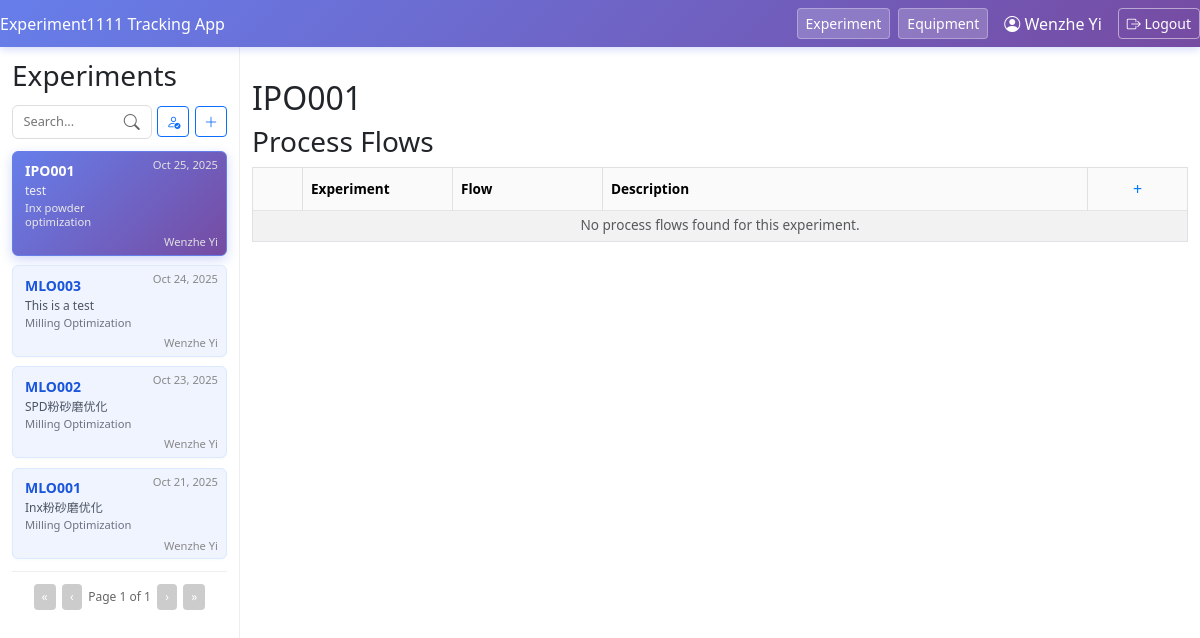
Page /experiment/38/?page=1 (signed in) on the earlier database version.
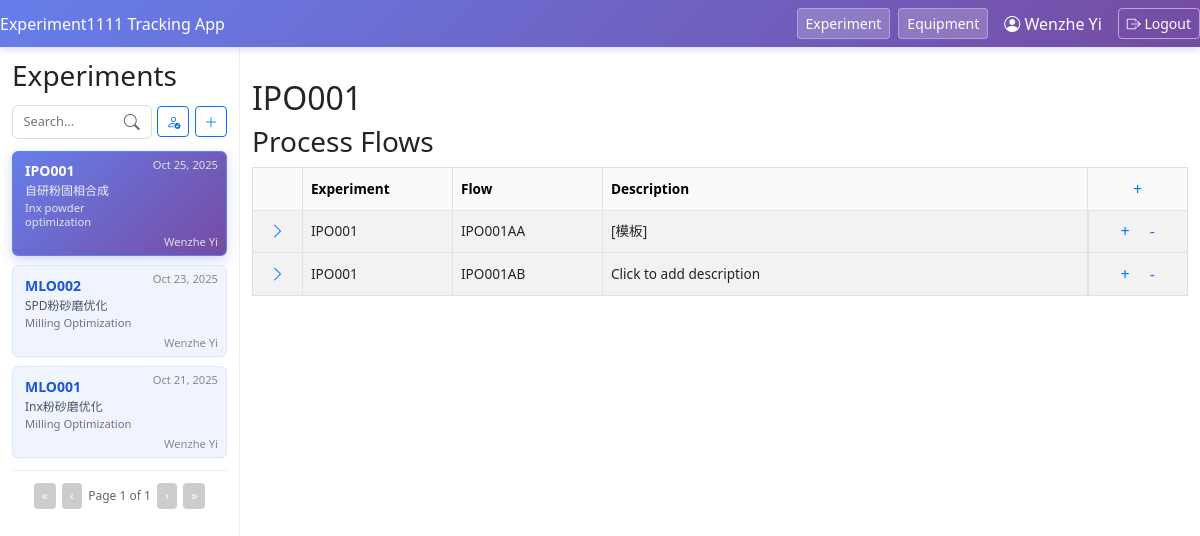
Same page on the later database version.
### experiment_flow/models.py (models this page shows, shortened)
class Exp(models.Model):
    exp_name = models.CharField(max_length = 30)
    exp_description = models.TextField(blank = True, null = True)
    created_on = models.DateTimeField(auto_now_add=True)
    project = models.ForeignKey(Project, on_delete = models.CASCADE, related_name = 'experiment', null = True)
    owner = models.ForeignKey(User, on_delete=models.CASCADE, related_name='experiments')

class Project(models.Model):
    project_name = models.CharField(max_length = 50)
    project_code = models.CharField(max_length = 3, null = True, blank = True)
    group = models.ForeignKey(ResearchGroup, on_delete = models.CASCADE, related_name = 'project', null = True)
    created_on = models.DateTimeField(auto_now_add=True)

class ExpFlow(models.Model):
    flow_name = models.CharField(max_length = 2)
    flow_description = models.TextField(blank = True, null = True)
    exp = models.ForeignKey(Exp, on_delete = models.CASCADE, related_name = 'flow', null = True)
    created_on = models.DateTimeField(auto_now_add=True, null = True)
    full_flow = models.CharField(max_length=35, editable=False, db_index=True, null = True)  # Adding index for faster queries
    @property
    def flow(self):
        """Returns the full flow identifier combining experiment name and flow name"""
        if self.exp:
            return f"{self.exp.exp_name}{self.flow_name}"
        return self.flow_name

### experiment_flow/views.py (the view)
# urls.py: path('experiment/<int:exp_id>/', views.experiment_detail, name='experiment_detail'),
@login_required
def experiment_detail(request, exp_id):
    experiment = Exp.objects.get(id=exp_id)
    flows = ExpFlow.objects.filter(exp=experiment).order_by('created_on')
    available_flow_codes = get_available_flow_codes(experiment)
    search_query = request.GET.get('search', '')
    my_experiments = request.GET.get('my_experiments', '')
    latest_exp = Exp.objects.order_by('-created_on')
    if my_experiments == '1':
        latest_exp = latest_exp.filter(owner=request.user)
    if search_query:
        latest_exp = latest_exp.filter(
            Q(exp_name__icontains=search_query) |
            Q(exp_description__icontains=search_query) |
            Q(project__project_name__icontains=search_query)
        )
    page_number = request.GET.get('page', 1)
    paginator = Paginator(latest_exp, 10)  # 10 experiments per page
    page_obj = paginator.get_page(page_number)
    return render(request, 'experiment_flow/experiment_detail.html', {
        'experiment': experiment,
        'flows': flows,
        'available_flow_codes': available_flow_codes,
        'experiments': page_obj,
        'page_obj': page_obj,
        'search_query': search_query
    })

### experiment_flow/models.py (called while the page is built)
    @property
    def step_num(self):
        step_num = 0
        current = self.parent
        while current:
            if current.flow == self.flow:
                step_num += 1
            current = current.parent   # ✅ move up to the next parent
        return f"{step_num:02d}"

### experiment_flow/views.py (called while the page is built)
def get_available_flow_codes(experiment):
    existing_flows = ExpFlow.objects.filter(exp=experiment).values_list('flow_name', flat=True)
    existing_flows_set = set(existing_flows)
    all_codes = [f"{a}{b}" for a in string.ascii_uppercase for b in string.ascii_uppercase]
    available_codes = [code for code in all_codes if code not in existing_flows_set]
    return available_codes

### experiment_flow/templates/experiment_flow/experiment_detail.html (shortened to what this page needs)
{% extends "experiment_flow/base.html" %}
{% block content %}
<div class="main-section">
    <h2>{{ experiment.exp_name }}</h2>
    <h3>Process Flows</h3>
    <table class="table table-striped table-bordered align-middle">
        <thead class="table-light">
            <tr>
                <th style="width:50px;"></th>
                <th style="width:150px;">Experiment</th>
                <th style="width:150px;">Flow</th>
                <th style="width:auto;">Description</th>
                <th style="width:100px; text-align:center;">
                    <div class="add-flow-dropdown">
                        <button class="add-flow-btn" id="addFlowBtn" title="Add Flow">+</button>
                    </div>
                </th>
            </tr>
        </thead>
        <tbody>
            {% for flow in flows %}
            <tr>
                <td class="text-center">
                    <button type="button" class="btn-no-style expand-btn" data-flow-id="{{ flow.id }}">
                        <i class="bi bi-chevron-right"></i>
                    </button>
                </td>
                <td>{{ experiment.exp_name }}</td>
                <td>{{ flow.full_flow }}</td>
                <td>
                    <span class="flow-desc" data-flow-id="{{ flow.id }}">{{ flow.flow_description|default:"Click to add description" }}</span>
                </td>
                <td class="text-center d-flex justify-content-center gap-1">
                    <button type="button" class="btn-no-style add-step-btn"
                            data-exp-id="{{ experiment.id }}"
                            data-flow-id="{{ flow.id }}"
                            title="Add Step">+</button>
                    <a href="{% url 'delete_flow' experiment.id flow.id %}" class="btn-no-style" title="Delete Flow">-</a>
                </td>
            </tr>
            {% empty %}
            <tr>
                <td colspan="5" class="text-center text-muted">No process flows found for this experiment.</td>
            </tr>
            {% endfor %}
        </tbody>
    </table>
</div>
{% endblock %}

### experiment_flow/templates/experiment_flow/base.html (shortened to what this page needs)
<!DOCTYPE html>
<html lang="en">
<head>
    <link rel="stylesheet" href="https://cdn.jsdelivr.net/npm/bootstrap-icons@1.11.1/font/bootstrap-icons.css">
    <link href="https://cdn.jsdelivr.net/npm/bootstrap@5.3.0/dist/css/bootstrap.min.css" rel="stylesheet">
    <link href="https://cdn.jsdelivr.net/npm/select2@4.1.0-rc.0/dist/css/select2.min.css" rel="stylesheet" />
    <link href="https://cdn.jsdelivr.net/npm/select2-bootstrap-5-theme@1.3.0/dist/select2-bootstrap-5-theme.min.css" rel="stylesheet" />
</head>
<body>
    <div class="navbar">
        <div>Experiment1111 Tracking App</div>
        <div class="ms-auto d-flex gap-2 align-items-center">
            <button onclick="location.href='{% url 'index' %}'" class="btn btn-primary btn-sm">Experiment</button>
            <button onclick="location.href='{% url 'equipment_list' %}'" class="btn btn-primary btn-sm">Equipment</button>
            {% if user.is_authenticated %}
                <span class="text-white mx-2">
                    <i class="bi bi-person-circle"></i>
                    {% if user.first_name and user.last_name %}
                        {{ user.first_name }} {{ user.last_name }}
                    {% else %}
                        {{ user.username }}
                    {% endif %}
                </span>
                <button onclick="location.href='{% url 'logout' %}'" class="btn btn-outline-light btn-sm">
                    <i class="bi bi-box-arrow-right"></i> Logout
                </button>
            {% endif %}
        </div>
    </div>
    <div class="main-layout">
        <div class="sidebar">
            <div class="sidebar-header">
                <h3 style="margin:0;">Experiments</h3>
            </div>
            <div class="search-container">
                <div class="search-wrapper">
                    <form method="get" action="" id="searchForm">
                        <input
                            type="text"
                            name="search"
                            class="search-input"
                            placeholder="Search..."
                            value="{{ search_query|default:'' }}"
                            id="searchInput">
                    </form>
                </div>
                <button onclick="toggleMyExperiments()"
                        class="btn btn-sm {% if request.GET.my_experiments == '1' %}btn-primary{% else %}btn-outline-primary{% endif %}"
                        id="myExpBtn"
                        title="Show only my experiments"
                        style="flex-shrink: 0;">
                    <i class="bi bi-person-check"></i>
                </button>
                <button onclick="location.href='{% url 'add_experiment' %}'"
                        class="btn btn-outline-primary btn-sm"
                        title="Add Experiment"
                        style="flex-shrink: 0;">
                    <i class="bi bi-plus-lg"></i>
                </button>
            </div>
            {% if experiments %}
            {% for exp in experiments %}
                <a href="{% url 'experiment_detail' exp.id %}?page={{ page_obj.number|default:1 }}"
                   class="experiment-card{% if experiment.id == exp.id %} active{% endif %}"
                   style="text-decoration:none; color:inherit; display:block;">
                    <span class="experiment-heading">{{ exp.exp_name }}</span>
                    <div class="experiment-date">
                        {{ exp.created_on|date:"M d, Y" }}
                    </div>
                    {% if exp.exp_description %}
                    <span class="experiment-description">{{ exp.exp_description }}</span>
                    {% endif %}
                    <span class="project-name">{{ exp.project.project_name }}</span>
                    <span class="experiment-owner">
                        {% if exp.owner.first_name and exp.owner.last_name %}
                            {{ exp.owner.first_name }} {{ exp.owner.last_name }}
                        {% else %}
                            {{ exp.owner.username }}
                        {% endif %}
                    </span>
                </a>
            {% empty %}
                <p>No experiments found.</p>
            {% endfor %}
            {% if page_obj %}
            <div class="pagination-controls">
                {% if page_obj.has_previous %}
                    <button onclick="navigateToPage(1)" title="First page">«</button>
                    <button onclick="navigateToPage({{ page_obj.previous_page_number }})" title="Previous page">‹</button>
                {% else %}
                    <button disabled>«</button>
                    <button disabled>‹</button>
                {% endif %}
                <span>Page {{ page_obj.number }} of {{ page_obj.paginator.num_pages }}</span>
                {% if page_obj.has_next %}
                    <button onclick="navigateToPage({{ page_obj.next_page_number }})" title="Next page">›</button>
                    <button onclick="navigateToPage({{ page_obj.paginator.num_pages }})" title="Last page">»</button>
                {% else %}
                    <button disabled>›</button>
                    <button disabled>»</button>
                {% endif %}
            </div>
            {% endif %}
            {% endif %}
        </div>
        <div class="container">
            {% block content %}{% endblock %}
        </div>
    </div>
</body>
</html>

### experiment_flow/templates/experiment_flow/base.html (style rules this page uses)
body { font-family: Arial, sans-serif; margin: 0; padding: 0; background: #f7f7f7; }
.navbar { background: linear-gradient(135deg, #667eea 0%, #764ba2 100%); color: #fff; padding: 1rem; display: flex; justify-content: space-between; align-items: center; box-shadow: 0 2px 8px rgba(102, 126, 234, 0.3); }
.navbar .btn-primary { background: rgba(255, 255, 255, 0.2); border: 1px solid rgba(255, 255, 255, 0.3); color: white; transition: all 0.2s; }
.navbar .btn-outline-light { border-color: rgba(255, 255, 255, 0.5); color: white; transition: all 0.2s; }
.btn-outline-primary { border-color: #667eea; color: #667eea; transition: all 0.2s; }
.main-layout { display: flex; min-height: 100vh; }
.sidebar { width: 240px; background: #fff; border-right: 1px solid #eee; padding: 0.75rem; box-sizing: border-box; }
.sidebar-header { display: flex; align-items: center; justify-content: space-between; margin-bottom: 0.75rem; }
.experiment-card { background: #f0f4ff; border: 1px solid #dbeafe; border-radius: 6px; padding: 0.65rem 0.75rem; margin-bottom: 0.6rem; box-shadow: 0 1px 2px rgba(0,0,0,0.03); transition: box-shadow 0.2s; position: relative; min-height: 68px; }
.experiment-heading { color: #1a56db; font-size: 0.875rem; font-weight: 600; margin-bottom: 0.2rem; display: block; line-height: 1.3; }
.experiment-description { color: #4b5563; font-size: 0.75rem; margin: 0.15rem 0; display: block; overflow: hidden; text-overflow: ellipsis; display: -webkit-box; -webkit-line-clamp: 1; -webkit-box-orient: vertical; line-height: 1.3; }
.experiment-date { position: absolute; right: 8px; top: 6px; font-size: 0.7rem; color: #888; line-height: 1.2; }
.project-name { color: #6b7280; font-size: 0.7rem; margin-top: 0.15rem; margin-right: 4.5rem; display: block; padding-bottom: 1rem; line-height: 1.2; }
.experiment-owner { position: absolute; bottom: 6px; right: 8px; font-size: 0.7rem; color: #888; white-space: nowrap; line-height: 1.2; }
.experiment-card.active { background: linear-gradient(135deg, #667eea 0%, #764ba2 100%); border-color: #667eea; box-shadow: 0 4px 12px rgba(102, 126, 234, 0.3); }
.experiment-card.active .experiment-heading { color: #ffffff; font-weight: 700; }
.experiment-card.active .experiment-description { color: #f0f0f0; }
.experiment-card.active .experiment-date { color: #e0e0e0; }
.experiment-card.active .project-name { color: #e8e8e8; }
.experiment-card.active .experiment-owner { color: #e0e0e0; }
.container { flex: 1; padding: 2rem; }
.pagination-controls { display: flex; justify-content: center; align-items: center; gap: 0.4rem; margin-top: 0.75rem; padding-top: 0.75rem; border-top: 1px solid #eee; }
.pagination-controls button { background: linear-gradient(135deg, #667eea 0%, #764ba2 100%); color: white; border: none; border-radius: 4px; padding: 0.25rem 0.5rem; font-size: 0.75rem; cursor: pointer; transition: all 0.2s; box-shadow: 0 2px 4px rgba(102, 126, 234, 0.2); }
.pagination-controls button:disabled { background: #ccc; cursor: not-allowed; box-shadow: none; }
.pagination-controls span { font-size: 0.75rem; color: #666; }
.search-container { margin-bottom: 0.75rem; position: relative; display: flex; gap: 0.35rem; align-items: center; }
.search-wrapper { flex: 1; position: relative; }
.search-input { width: 100%; padding: 0.4rem 2rem 0.4rem 0.65rem; border: 1px solid #ddd; border-radius: 6px; font-size: 0.8rem; box-sizing: border-box; transition: border-color 0.2s; }

Differences in the rows shown:
removed Exp: exp_name "MLO003", created_on "Oct 24, 2025", exp_description "This is a test", project.project_name "Milling Optimization", owner.first_name "Wenzhe", owner.last_name "Yi"
changed Exp "IPO001": exp_description "test" → "自研粉固相合成"
added ExpFlow: {{ experiment.exp_name }} "IPO001", full_flow "IPO001AA", flow_description "[模板]"
added ExpFlow: {{ experiment.exp_name }} "IPO001", full_flow "IPO001AB", flow_description "Click to add description"
Other differences:
text no longer shown: "No process flows found for this experiment."
